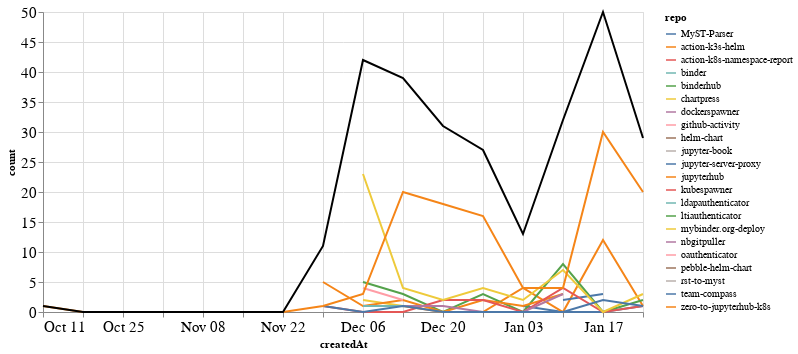

Notebook code for this chart:
### Markdown cell above
### Comments

### Code cell
comments_time = comments.groupby('repo').resample('W', on='createdAt').count()['author'].reset_index()
comments_time = comments_time.rename(columns={'author': 'count'})
comments_time_total = comments_time.groupby('createdAt').agg({"count": "sum"}).reset_index()
ch1 = alt.Chart(comments_time, width=600).mark_line().encode(
    x='createdAt',
    y='count',
    color='repo',
    tooltip="repo"
)

ch2 = alt.Chart(comments_time_total, width=600).mark_line(color="black").encode(
    x='createdAt',
    y='count',
)

ch1 + ch2

### Figure 1 — Vega-Lite specification as saved in the notebook (floating-point values rounded to 4 significant figures)
{"config": {"axisLeft": {"labelFontSize": 15}, "axisBottom": {"labelFontSize": 15}}, "layer": [{"data": {"name": "data-2bddb63761408aaf8d6119ba5b72cd08"}, "mark": "line", "encoding": {"color": {"type": "nominal", "field": "repo"}, "tooltip": {"type": "nominal", "field": "repo"}, "x": {"type": "temporal", "field": "createdAt"}, "y": {"type": "quantitative", "field": "count"}}, "width": 600}, {"data": {"name": "data-3aac47949fc50291612d3216009ae8a9"}, "mark": {"type": "line", "color": "black"}, "encoding": {"x": {"type": "temporal", "field": "createdAt"}, "y": {"type": "quantitative", "field": "count"}}, "width": 600}], "$schema": "https://vega.github.io/schema/vega-lite/v4.8.1.json", "datasets": {"data-2bddb63761408aaf8d6119ba5b72cd08": [{"repo": "MyST-Parser", "createdAt": "2021-01-03T00:00:00", "count": 1}, {"repo": "MyST-Parser", "createdAt": "2021-01-10T00:00:00", "count": 0}, {"repo": "MyST-Parser", "createdAt": "2021-01-17T00:00:00", "count": 0}, {"repo": "MyST-Parser", "createdAt": "2021-01-24T00:00:00", "count": 1}, {"repo": "action-k3s-helm", "createdAt": "2020-12-13T00:00:00", "count": 1}, {"repo": "action-k3s-helm", "createdAt": "2020-12-20T00:00:00", "count": 0}, {"repo": "action-k3s-helm", "createdAt": "2020-12-27T00:00:00", "count": 0}, {"repo": "action-k3s-helm", "createdAt": "2021-01-03T00:00:00", "count": 4}, {"repo": "action-k3s-helm", "createdAt": "2021-01-10T00:00:00", "count": 0}, {"repo": "action-k3s-helm", "createdAt": "2021-01-17T00:00:00", "count": 12}, {"repo": "action-k3s-helm", "createdAt": "2021-01-24T00:00:00", "count": 1}, {"repo": "action-k8s-namespace-report", "createdAt": "2021-01-17T00:00:00", "count": 3}, {"repo": "binder", "createdAt": "2020-11-29T00:00:00", "count": 3}, {"repo": "binderhub", "createdAt": "2020-12-06T00:00:00", "count": 5}, {"repo": "binderhub", "createdAt": "2020-12-13T00:00:00", "count": 3}, {"repo": "binderhub", "createdAt": "2020-12-20T00:00:00", "count": 0}, {"repo": "binderhub", "createdAt": "2020-12-27T00:00:00", "count": 3}, {"repo": "binderhub", "createdAt": "2021-01-03T00:00:00", "count": 0}, {"repo": "binderhub", "createdAt": "2021-01-10T00:00:00", "count": 8}, {"repo": "binderhub", "createdAt": "2021-01-17T00:00:00", "count": 0}, {"repo": "binderhub", "createdAt": "2021-01-24T00:00:00", "count": 2}, {"repo": "chartpress", "createdAt": "2020-12-06T00:00:00", "count": 2}, {"repo": "chartpress", "createdAt": "2020-12-13T00:00:00", "count": 1}, {"repo": "chartpress", "createdAt": "2020-12-20T00:00:00", "count": 1}, {"repo": "dockerspawner", "createdAt": "2020-12-20T00:00:00", "count": 7}, {"repo": "github-activity", "createdAt": "2020-12-13T00:00:00", "count": 1}, {"repo": "helm-chart", "createdAt": "2021-01-03T00:00:00", "count": 1}, {"repo": "jupyter-book", "createdAt": "2020-12-13T00:00:00", "count": 1}, {"repo": "jupyter-server-proxy", "createdAt": "2021-01-10T00:00:00", "count": 2}, {"repo": "jupyter-server-proxy", "createdAt": "2021-01-17T00:00:00", "count": 3}, {"repo": "jupyterhub", "createdAt": "2020-11-29T00:00:00", "count": 5}, {"repo": "jupyterhub", "createdAt": "2020-12-06T00:00:00", "count": 1}, {"repo": "jupyterhub", "createdAt": "2020-12-13T00:00:00", "count": 2}, {"repo": "jupyterhub", "createdAt": "2020-12-20T00:00:00", "count": 0}, {"repo": "jupyterhub", "createdAt": "2020-12-27T00:00:00", "count": 2}, {"repo": "jupyterhub", "createdAt": "2021-01-03T00:00:00", "count": 1}, {"repo": "jupyterhub", "createdAt": "2021-01-10T00:00:00", "count": 3}, {"repo": "kubespawner", "createdAt": "2020-11-29T00:00:00", "count": 1}, {"repo": "kubespawner", "createdAt": "2020-12-06T00:00:00", "count": 0}, {"repo": "kubespawner", "createdAt": "2020-12-13T00:00:00", "count": 0}, {"repo": "kubespawner", "createdAt": "2020-12-20T00:00:00", "count": 2}, {"repo": "kubespawner", "createdAt": "2020-12-27T00:00:00", "count": 2}, {"repo": "kubespawner", "createdAt": "2021-01-03T00:00:00", "count": 0}, {"repo": "kubespawner", "createdAt": "2021-01-10T00:00:00", "count": 4}, {"repo": "kubespawner", "createdAt": "2021-01-17T00:00:00", "count": 0}, {"repo": "kubespawner", "createdAt": "2021-01-24T00:00:00", "count": 1}, {"repo": "ldapauthenticator", "createdAt": "2020-12-06T00:00:00", "count": 1}, {"repo": "ldapauthenticator", "createdAt": "2020-12-13T00:00:00", "count": 1}, {"repo": "ltiauthenticator", "createdAt": "2020-12-06T00:00:00", "count": 3}, {"repo": "mybinder.org-deploy", "createdAt": "2020-12-06T00:00:00", "count": 23}, {"repo": "mybinder.org-deploy", "createdAt": "2020-12-13T00:00:00", "count": 4}, {"repo": "mybinder.org-deploy", "createdAt": "2020-12-20T00:00:00", "count": 2}, {"repo": "mybinder.org-deploy", "createdAt": "2020-12-27T00:00:00", "count": 4}, {"repo": "mybinder.org-deploy", "createdAt": "2021-01-03T00:00:00", "count": 2}, {"repo": "mybinder.org-deploy", "createdAt": "2021-01-10T00:00:00", "count": 7}, {"repo": "mybinder.org-deploy", "createdAt": "2021-01-17T00:00:00", "count": 0}, {"repo": "mybinder.org-deploy", "createdAt": "2021-01-24T00:00:00", "count": 3}, {"repo": "nbgitpuller", "createdAt": "2020-12-13T00:00:00", "count": 1}, {"repo": "nbgitpuller", "createdAt": "2020-12-20T00:00:00", "count": 1}, {"repo": "nbgitpuller", "createdAt": "2020-12-27T00:00:00", "count": 0}, {"repo": "nbgitpuller", "createdAt": "2021-01-03T00:00:00", "count": 0}, {"repo": "nbgitpuller", "createdAt": "2021-01-10T00:00:00", "count": 3}, {"repo": "oauthenticator", "createdAt": "2020-12-06T00:00:00", "count": 4}, {"repo": "oauthenticator", "createdAt": "2020-12-13T00:00:00", "count": 2}, {"repo": "pebble-helm-chart", "createdAt": "2020-12-13T00:00:00", "count": 1}, {"repo": "rst-to-myst", "createdAt": "2021-01-10T00:00:00", "count": 1}, {"repo": "team-compass", "createdAt": "2020-11-29T00:00:00", "count": 1}, {"repo": "team-compass", "createdAt": "2020-12-06T00:00:00", "count": 0}, {"repo": "team-compass", "createdAt": "2020-12-13T00:00:00", "count": 1}, {"repo": "team-compass", "createdAt": "2020-12-20T00:00:00", "count": 0}, {"repo": "team-compass", "createdAt": "2020-12-27T00:00:00", "count": 0}, {"repo": "team-compass", "createdAt": "2021-01-03T00:00:00", "count": 0}, {"repo": "team-compass", "createdAt": "2021-01-10T00:00:00", "count": 0}, {"repo": "team-compass", "createdAt": "2021-01-17T00:00:00", "count": 2}, {"repo": "team-compass", "createdAt": "2021-01-24T00:00:00", "count": 1}, {"repo": "zero-to-jupyterhub-k8s", "createdAt": "2020-10-11T00:00:00", "count": 1}, {"repo": "zero-to-jupyterhub-k8s", "createdAt": "2020-10-18T00:00:00", "count": 0}, {"repo": "zero-to-jupyterhub-k8s", "createdAt": "2020-10-25T00:00:00", "count": 0}, {"repo": "zero-to-jupyterhub-k8s", "createdAt": "2020-11-01T00:00:00", "count": 0}, {"repo": "zero-to-jupyterhub-k8s", "createdAt": "2020-11-08T00:00:00", "count": 0}, {"repo": "zero-to-jupyterhub-k8s", "createdAt": "2020-11-15T00:00:00", "count": 0}, {"repo": "zero-to-jupyterhub-k8s", "createdAt": "2020-11-22T00:00:00", "count": 0}, {"repo": "zero-to-jupyterhub-k8s", "createdAt": "2020-11-29T00:00:00", "count": 1}, {"repo": "zero-to-jupyterhub-k8s", "createdAt": "2020-12-06T00:00:00", "count": 3}, {"repo": "zero-to-jupyterhub-k8s", "createdAt": "2020-12-13T00:00:00", "count": 20}, {"repo": "zero-to-jupyterhub-k8s", "createdAt": "2020-12-20T00:00:00", "count": 18}, {"repo": "zero-to-jupyterhub-k8s", "createdAt": "2020-12-27T00:00:00", "count": 16}, {"repo": "zero-to-jupyterhub-k8s", "createdAt": "2021-01-03T00:00:00", "count": 4}, {"repo": "zero-to-jupyterhub-k8s", "createdAt": "2021-01-10T00:00:00", "count": 4}, {"repo": "zero-to-jupyterhub-k8s", "createdAt": "2021-01-17T00:00:00", "count": 30}, {"repo": "zero-to-jupyterhub-k8s", "createdAt": "2021-01-24T00:00:00", "count": 20}], "data-3aac47949fc50291612d3216009ae8a9": [{"createdAt": "2020-10-11T00:00:00", "count": 1}, {"createdAt": "2020-10-18T00:00:00", "count": 0}, {"createdAt": "2020-10-25T00:00:00", "count": 0}, {"createdAt": "2020-11-01T00:00:00", "count": 0}, {"createdAt": "2020-11-08T00:00:00", "count": 0}, {"createdAt": "2020-11-15T00:00:00", "count": 0}, {"createdAt": "2020-11-22T00:00:00", "count": 0}, {"createdAt": "2020-11-29T00:00:00", "count": 11}, {"createdAt": "2020-12-06T00:00:00", "count": 42}, {"createdAt": "2020-12-13T00:00:00", "count": 39}, {"createdAt": "2020-12-20T00:00:00", "count": 31}, {"createdAt": "2020-12-27T00:00:00", "count": 27}, {"createdAt": "2021-01-03T00:00:00", "count": 13}, {"createdAt": "2021-01-10T00:00:00", "count": 32}, {"createdAt": "2021-01-17T00:00:00", "count": 50}, {"createdAt": "2021-01-24T00:00:00", "count": 29}]}}
